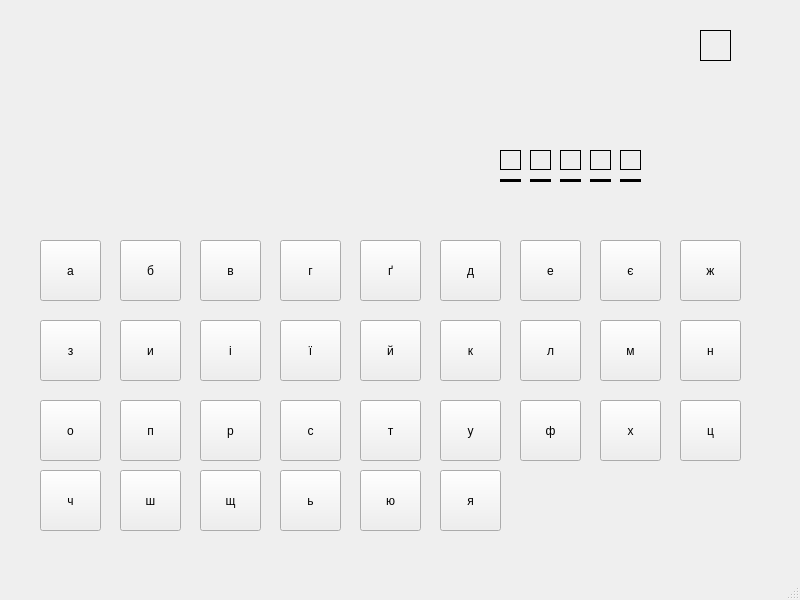
<?xml version="1.0" encoding="UTF-8"?>
<ui version="4.0">
 <class>mainWindow</class>
 <widget class="QMainWindow" name="mainWindow">
  <property name="geometry">
   <rect>
    <x>0</x>
    <y>0</y>
    <width>800</width>
    <height>600</height>
   </rect>
  </property>
  <property name="font">
   <font>
    <weight>50</weight>
    <bold>false</bold>
   </font>
  </property>
  <property name="windowTitle">
   <string>Вішалка</string>
  </property>
  <widget class="QWidget" name="centralwidget">
   <widget class="QPushButton" name="pushButton">
    <property name="geometry">
     <rect>
      <x>40</x>
      <y>240</y>
      <width>61</width>
      <height>61</height>
     </rect>
    </property>
    <property name="text">
     <string>а</string>
    </property>
   </widget>
   <widget class="QPushButton" name="pushButton_2">
    <property name="geometry">
     <rect>
      <x>120</x>
      <y>240</y>
      <width>61</width>
      <height>61</height>
     </rect>
    </property>
    <property name="text">
     <string>б</string>
    </property>
   </widget>
   <widget class="QPushButton" name="pushButton_3">
    <property name="geometry">
     <rect>
      <x>200</x>
      <y>240</y>
      <width>61</width>
      <height>61</height>
     </rect>
    </property>
    <property name="text">
     <string>в</string>
    </property>
   </widget>
   <widget class="QPushButton" name="pushButton_4">
    <property name="geometry">
     <rect>
      <x>280</x>
      <y>240</y>
      <width>61</width>
      <height>61</height>
     </rect>
    </property>
    <property name="text">
     <string>г</string>
    </property>
   </widget>
   <widget class="QPushButton" name="pushButton_5">
    <property name="geometry">
     <rect>
      <x>360</x>
      <y>240</y>
      <width>61</width>
      <height>61</height>
     </rect>
    </property>
    <property name="text">
     <string>ґ</string>
    </property>
   </widget>
   <widget class="QPushButton" name="pushButton_6">
    <property name="geometry">
     <rect>
      <x>440</x>
      <y>240</y>
      <width>61</width>
      <height>61</height>
     </rect>
    </property>
    <property name="text">
     <string>д</string>
    </property>
   </widget>
   <widget class="QPushButton" name="pushButton_7">
    <property name="geometry">
     <rect>
      <x>520</x>
      <y>240</y>
      <width>61</width>
      <height>61</height>
     </rect>
    </property>
    <property name="text">
     <string>е</string>
    </property>
   </widget>
   <widget class="QPushButton" name="pushButton_8">
    <property name="geometry">
     <rect>
      <x>600</x>
      <y>240</y>
      <width>61</width>
      <height>61</height>
     </rect>
    </property>
    <property name="text">
     <string>є</string>
    </property>
   </widget>
   <widget class="QPushButton" name="pushButton_9">
    <property name="geometry">
     <rect>
      <x>680</x>
      <y>240</y>
      <width>61</width>
      <height>61</height>
     </rect>
    </property>
    <property name="text">
     <string>ж</string>
    </property>
   </widget>
   <widget class="QPushButton" name="pushButton_10">
    <property name="geometry">
     <rect>
      <x>520</x>
      <y>320</y>
      <width>61</width>
      <height>61</height>
     </rect>
    </property>
    <property name="text">
     <string>л</string>
    </property>
   </widget>
   <widget class="QPushButton" name="pushButton_11">
    <property name="geometry">
     <rect>
      <x>40</x>
      <y>320</y>
      <width>61</width>
      <height>61</height>
     </rect>
    </property>
    <property name="text">
     <string>з</string>
    </property>
   </widget>
   <widget class="QPushButton" name="pushButton_12">
    <property name="geometry">
     <rect>
      <x>120</x>
      <y>320</y>
      <width>61</width>
      <height>61</height>
     </rect>
    </property>
    <property name="text">
     <string>и</string>
    </property>
   </widget>
   <widget class="QPushButton" name="pushButton_13">
    <property name="geometry">
     <rect>
      <x>280</x>
      <y>320</y>
      <width>61</width>
      <height>61</height>
     </rect>
    </property>
    <property name="text">
     <string>ї</string>
    </property>
   </widget>
   <widget class="QPushButton" name="pushButton_14">
    <property name="geometry">
     <rect>
      <x>440</x>
      <y>320</y>
      <width>61</width>
      <height>61</height>
     </rect>
    </property>
    <property name="text">
     <string>к</string>
    </property>
   </widget>
   <widget class="QPushButton" name="pushButton_15">
    <property name="geometry">
     <rect>
      <x>600</x>
      <y>320</y>
      <width>61</width>
      <height>61</height>
     </rect>
    </property>
    <property name="text">
     <string>м</string>
    </property>
   </widget>
   <widget class="QPushButton" name="pushButton_16">
    <property name="geometry">
     <rect>
      <x>680</x>
      <y>320</y>
      <width>61</width>
      <height>61</height>
     </rect>
    </property>
    <property name="text">
     <string>н</string>
    </property>
   </widget>
   <widget class="QPushButton" name="pushButton_17">
    <property name="geometry">
     <rect>
      <x>200</x>
      <y>320</y>
      <width>61</width>
      <height>61</height>
     </rect>
    </property>
    <property name="text">
     <string>і</string>
    </property>
   </widget>
   <widget class="QPushButton" name="pushButton_18">
    <property name="geometry">
     <rect>
      <x>360</x>
      <y>320</y>
      <width>61</width>
      <height>61</height>
     </rect>
    </property>
    <property name="text">
     <string>й</string>
    </property>
   </widget>
   <widget class="QPushButton" name="pushButton_19">
    <property name="geometry">
     <rect>
      <x>520</x>
      <y>400</y>
      <width>61</width>
      <height>61</height>
     </rect>
    </property>
    <property name="text">
     <string>ф</string>
    </property>
   </widget>
   <widget class="QPushButton" name="pushButton_20">
    <property name="geometry">
     <rect>
      <x>40</x>
      <y>400</y>
      <width>61</width>
      <height>61</height>
     </rect>
    </property>
    <property name="text">
     <string>о</string>
    </property>
   </widget>
   <widget class="QPushButton" name="pushButton_21">
    <property name="geometry">
     <rect>
      <x>120</x>
      <y>400</y>
      <width>61</width>
      <height>61</height>
     </rect>
    </property>
    <property name="text">
     <string>п</string>
    </property>
   </widget>
   <widget class="QPushButton" name="pushButton_22">
    <property name="geometry">
     <rect>
      <x>280</x>
      <y>400</y>
      <width>61</width>
      <height>61</height>
     </rect>
    </property>
    <property name="text">
     <string>с</string>
    </property>
   </widget>
   <widget class="QPushButton" name="pushButton_23">
    <property name="geometry">
     <rect>
      <x>440</x>
      <y>400</y>
      <width>61</width>
      <height>61</height>
     </rect>
    </property>
    <property name="text">
     <string>у</string>
    </property>
   </widget>
   <widget class="QPushButton" name="pushButton_24">
    <property name="geometry">
     <rect>
      <x>600</x>
      <y>400</y>
      <width>61</width>
      <height>61</height>
     </rect>
    </property>
    <property name="text">
     <string>х</string>
    </property>
   </widget>
   <widget class="QPushButton" name="pushButton_25">
    <property name="geometry">
     <rect>
      <x>680</x>
      <y>400</y>
      <width>61</width>
      <height>61</height>
     </rect>
    </property>
    <property name="text">
     <string>ц</string>
    </property>
   </widget>
   <widget class="QPushButton" name="pushButton_26">
    <property name="geometry">
     <rect>
      <x>200</x>
      <y>400</y>
      <width>61</width>
      <height>61</height>
     </rect>
    </property>
    <property name="text">
     <string>р</string>
    </property>
   </widget>
   <widget class="QPushButton" name="pushButton_27">
    <property name="geometry">
     <rect>
      <x>360</x>
      <y>400</y>
      <width>61</width>
      <height>61</height>
     </rect>
    </property>
    <property name="text">
     <string>т</string>
    </property>
   </widget>
   <widget class="QPushButton" name="pushButton_29">
    <property name="geometry">
     <rect>
      <x>40</x>
      <y>470</y>
      <width>61</width>
      <height>61</height>
     </rect>
    </property>
    <property name="text">
     <string>ч</string>
    </property>
   </widget>
   <widget class="QPushButton" name="pushButton_30">
    <property name="geometry">
     <rect>
      <x>120</x>
      <y>470</y>
      <width>61</width>
      <height>61</height>
     </rect>
    </property>
    <property name="text">
     <string>ш</string>
    </property>
   </widget>
   <widget class="QPushButton" name="pushButton_31">
    <property name="geometry">
     <rect>
      <x>280</x>
      <y>470</y>
      <width>61</width>
      <height>61</height>
     </rect>
    </property>
    <property name="text">
     <string>ь</string>
    </property>
   </widget>
   <widget class="QPushButton" name="pushButton_32">
    <property name="geometry">
     <rect>
      <x>440</x>
      <y>470</y>
      <width>61</width>
      <height>61</height>
     </rect>
    </property>
    <property name="text">
     <string>я</string>
    </property>
   </widget>
   <widget class="QPushButton" name="pushButton_35">
    <property name="geometry">
     <rect>
      <x>200</x>
      <y>470</y>
      <width>61</width>
      <height>61</height>
     </rect>
    </property>
    <property name="text">
     <string>щ</string>
    </property>
   </widget>
   <widget class="QPushButton" name="pushButton_36">
    <property name="geometry">
     <rect>
      <x>360</x>
      <y>470</y>
      <width>61</width>
      <height>61</height>
     </rect>
    </property>
    <property name="text">
     <string>ю</string>
    </property>
   </widget>
   <widget class="Line" name="line">
    <property name="geometry">
     <rect>
      <x>500</x>
      <y>170</y>
      <width>21</width>
      <height>20</height>
     </rect>
    </property>
    <property name="frameShadow">
     <enum>QFrame::Plain</enum>
    </property>
    <property name="lineWidth">
     <number>3</number>
    </property>
    <property name="orientation">
     <enum>Qt::Horizontal</enum>
    </property>
   </widget>
   <widget class="Line" name="line_2">
    <property name="geometry">
     <rect>
      <x>530</x>
      <y>170</y>
      <width>21</width>
      <height>20</height>
     </rect>
    </property>
    <property name="frameShadow">
     <enum>QFrame::Plain</enum>
    </property>
    <property name="lineWidth">
     <number>3</number>
    </property>
    <property name="orientation">
     <enum>Qt::Horizontal</enum>
    </property>
   </widget>
   <widget class="Line" name="line_3">
    <property name="geometry">
     <rect>
      <x>560</x>
      <y>170</y>
      <width>21</width>
      <height>20</height>
     </rect>
    </property>
    <property name="frameShadow">
     <enum>QFrame::Plain</enum>
    </property>
    <property name="lineWidth">
     <number>3</number>
    </property>
    <property name="orientation">
     <enum>Qt::Horizontal</enum>
    </property>
   </widget>
   <widget class="Line" name="line_4">
    <property name="geometry">
     <rect>
      <x>590</x>
      <y>170</y>
      <width>21</width>
      <height>20</height>
     </rect>
    </property>
    <property name="frameShadow">
     <enum>QFrame::Plain</enum>
    </property>
    <property name="lineWidth">
     <number>3</number>
    </property>
    <property name="orientation">
     <enum>Qt::Horizontal</enum>
    </property>
   </widget>
   <widget class="Line" name="line_5">
    <property name="geometry">
     <rect>
      <x>620</x>
      <y>170</y>
      <width>21</width>
      <height>20</height>
     </rect>
    </property>
    <property name="frameShadow">
     <enum>QFrame::Plain</enum>
    </property>
    <property name="lineWidth">
     <number>3</number>
    </property>
    <property name="orientation">
     <enum>Qt::Horizontal</enum>
    </property>
   </widget>
   <widget class="QLabel" name="label_2">
    <property name="geometry">
     <rect>
      <x>530</x>
      <y>150</y>
      <width>21</width>
      <height>20</height>
     </rect>
    </property>
    <property name="font">
     <font>
      <weight>50</weight>
      <bold>false</bold>
     </font>
    </property>
    <property name="frameShape">
     <enum>QFrame::Box</enum>
    </property>
    <property name="text">
     <string/>
    </property>
   </widget>
   <widget class="QLabel" name="label_1">
    <property name="geometry">
     <rect>
      <x>500</x>
      <y>150</y>
      <width>21</width>
      <height>20</height>
     </rect>
    </property>
    <property name="font">
     <font>
      <weight>50</weight>
      <bold>false</bold>
     </font>
    </property>
    <property name="frameShape">
     <enum>QFrame::Box</enum>
    </property>
    <property name="text">
     <string/>
    </property>
   </widget>
   <widget class="QLabel" name="label_3">
    <property name="geometry">
     <rect>
      <x>560</x>
      <y>150</y>
      <width>21</width>
      <height>20</height>
     </rect>
    </property>
    <property name="font">
     <font>
      <weight>50</weight>
      <bold>false</bold>
     </font>
    </property>
    <property name="frameShape">
     <enum>QFrame::Box</enum>
    </property>
    <property name="text">
     <string/>
    </property>
   </widget>
   <widget class="QLabel" name="label_4">
    <property name="geometry">
     <rect>
      <x>590</x>
      <y>150</y>
      <width>21</width>
      <height>20</height>
     </rect>
    </property>
    <property name="font">
     <font>
      <weight>50</weight>
      <bold>false</bold>
     </font>
    </property>
    <property name="frameShape">
     <enum>QFrame::Box</enum>
    </property>
    <property name="text">
     <string/>
    </property>
   </widget>
   <widget class="QLabel" name="label_5">
    <property name="geometry">
     <rect>
      <x>620</x>
      <y>150</y>
      <width>21</width>
      <height>20</height>
     </rect>
    </property>
    <property name="font">
     <font>
      <weight>50</weight>
      <bold>false</bold>
     </font>
    </property>
    <property name="frameShape">
     <enum>QFrame::Box</enum>
    </property>
    <property name="text">
     <string/>
    </property>
   </widget>
   <widget class="QLabel" name="label_6">
    <property name="geometry">
     <rect>
      <x>700</x>
      <y>30</y>
      <width>31</width>
      <height>31</height>
     </rect>
    </property>
    <property name="font">
     <font>
      <weight>50</weight>
      <bold>false</bold>
     </font>
    </property>
    <property name="frameShape">
     <enum>QFrame::Box</enum>
    </property>
    <property name="text">
     <string/>
    </property>
   </widget>
  </widget>
  <widget class="QMenuBar" name="menubar">
   <property name="geometry">
    <rect>
     <x>0</x>
     <y>0</y>
     <width>800</width>
     <height>21</height>
    </rect>
   </property>
  </widget>
  <widget class="QStatusBar" name="statusbar"/>
 </widget>
 <resources/>
 <connections/>
</ui>
